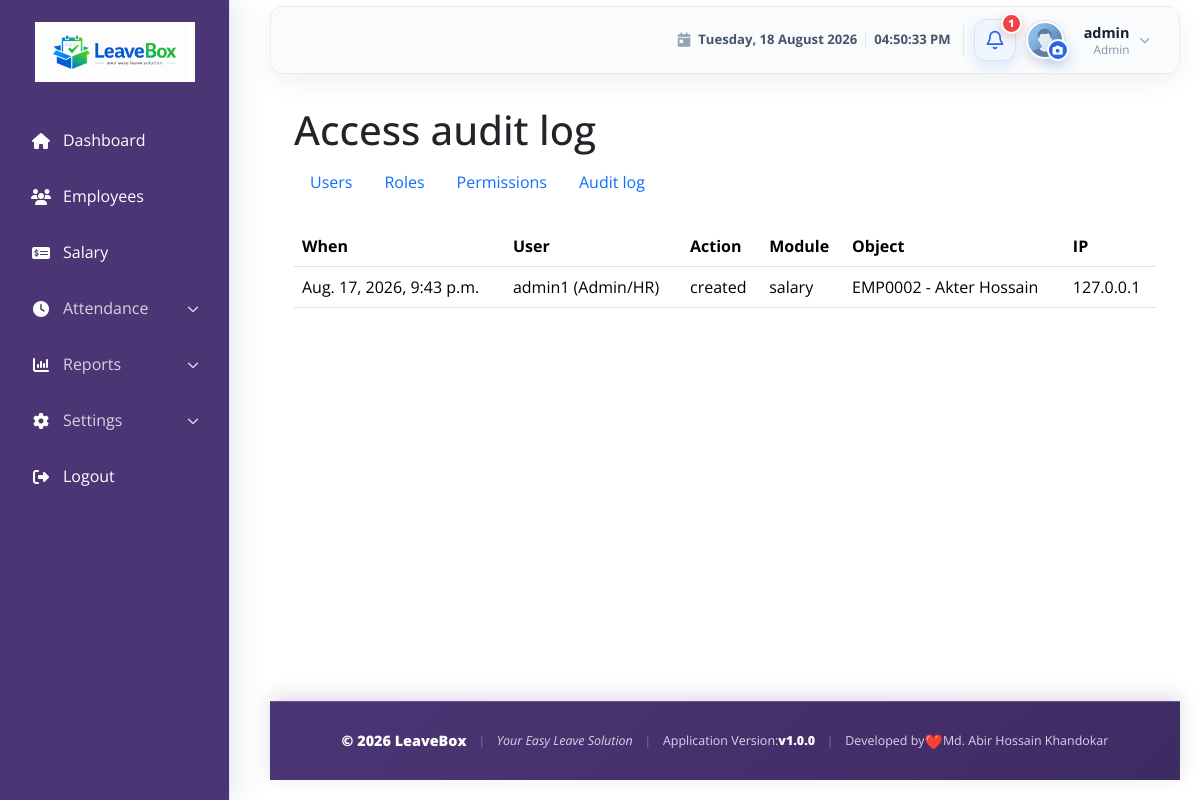
Screenshot of /accounts/access/audit/ (signed in) with the database file from the repository.
### accounts/models.py (models this page shows, shortened)
class User(AbstractUser):
    ROLE_CHOICES = (
        ('ADMIN', 'Admin/HR'),
        ('EMPLOYEE', 'Employee'),
    )
    role = models.CharField(max_length=10, choices=ROLE_CHOICES, default='EMPLOYEE')
    phone = models.CharField(max_length=15, blank=True, null=True)
    def __str__(self):
        return f"{self.username} ({self.get_role_display()})"
    class Meta:
        permissions = [
            ('manage_users', 'Can manage application users'),
            ('manage_roles', 'Can manage roles'),
            ('manage_permissions', 'Can assign roles and permissions'),
            ('access_settings', 'Can access application settings'),
            ('approve_leave', 'Can approve leave requests'),
            ('reject_leave', 'Can reject leave requests'),
            ('process_salary', 'Can process salary'),
            ('view_reports', 'Can view reports'),
            ('export_reports', 'Can export reports'),
        ]

class AuditLog(models.Model):
    actor = models.ForeignKey(
        User, null=True, blank=True, on_delete=models.SET_NULL,
        related_name='rbac_audit_events',
    )
    action = models.CharField(max_length=80)
    module = models.CharField(max_length=80)
    object_repr = models.CharField(max_length=255, blank=True)
    details = models.JSONField(default=dict, blank=True)
    ip_address = models.GenericIPAddressField(null=True, blank=True)
    created_at = models.DateTimeField(auto_now_add=True)
    class Meta:
        ordering = ('-created_at',)

### accounts/views.py (the view)
# urls.py: path('access/audit/', views.access_audit, name='access_audit'),
def access_audit(request):
    denied = _superuser_only(request)
    if denied:
        return denied
    return render(request, 'access/audit.html', {'events': AuditLog.objects.select_related('actor')[:200]})

### LAF/templatetags/navigation_tags.py (called while the page is built)
@register.simple_tag
def url_name_active(request, *url_names):
    resolver_match = getattr(request, 'resolver_match', None)
    current_url_name = getattr(resolver_match, 'url_name', None)
    return current_url_name in url_names

### accounts/context_processors.py (called while the page is built)
def session_timeout(request):
    if not request.user.is_authenticated:
        return {}
    return {
        "session_timeout_seconds": settings.SESSION_TIMEOUT_SECONDS,
        "session_warning_seconds": min(120, settings.SESSION_TIMEOUT_SECONDS),
    }

### accounts/views.py (called while the page is built)
def _superuser_only(request):
    if not request.user.is_authenticated:
        return redirect(f"{reverse('accounts:login')}?next={request.path}")
    if not request.user.is_superuser:
        raise PermissionDenied

### employees/context_processors.py (called while the page is built)
def current_profile_picture(request):
    default_avatar_url = static('images/avatar.png')
    profile_picture_url = default_avatar_url
    user = getattr(request, 'user', None)
    if user and user.is_authenticated:
        try:
            employee = Employee.objects.select_related('extended_profile').get(user=user)
            try:
                profile = employee.extended_profile
            except EmpProfile.DoesNotExist:
                profile = None
            if profile and profile.profile_picture:
                profile_picture_url = profile.profile_picture.url
        except Employee.DoesNotExist:
            pass
    return {
        'current_profile_picture_url': profile_picture_url,
        'default_avatar_url': default_avatar_url,
    }

def pending_leave_notifications(request):
    user = getattr(request, 'user', None)
    if not user or not user.is_authenticated:
        return {
            'pending_leave_count': 0,
            'recent_pending_leaves': (),
        }
    pending_leaves = LeaveRequest.objects.filter(status='PENDING')
    is_admin = user.is_superuser or user.is_staff or getattr(user, 'role', '') == 'ADMIN'
    if not is_admin:
        pending_leaves = pending_leaves.filter(employee__user=user)
    recent_pending_leaves = pending_leaves.select_related(
        'employee__user',
        'leave_type',
    ).order_by('-applied_at')[:5]
    return {
        'pending_leave_count': pending_leaves.count(),
        'recent_pending_leaves': recent_pending_leaves,
    }

### templates/access/audit.html
{% extends 'base/base.html' %}{% block content %}<div class="container py-4"><h1>Access audit log</h1>{% include 'access/_nav.html' %}<div class="table-responsive"><table class="table"><thead><tr><th>When</th><th>User</th><th>Action</th><th>Module</th><th>Object</th><th>IP</th></tr></thead><tbody>{% for event in events %}<tr><td>{{ event.created_at }}</td><td>{{ event.actor|default:'System' }}</td><td>{{ event.action }}</td><td>{{ event.module }}</td><td>{{ event.object_repr }}</td><td>{{ event.ip_address|default:'—' }}</td></tr>{% empty %}<tr><td colspan="6">No events.</td></tr>{% endfor %}</tbody></table></div></div>{% endblock %}

### templates/base/base.html (shortened to what this page needs)
{% load static navigation_tags %}
<!DOCTYPE html>
<html lang="en">
<head>
    <link rel="stylesheet" href="{% static 'css/bootstrap-5.3.2.min.css' %}">
    <link rel="stylesheet" href="https://cdnjs.cloudflare.com/ajax/libs/font-awesome/6.4.0/css/all.min.css">
    <link rel="stylesheet" href="{% static 'css/dashboard.css' %}">
    <link rel="stylesheet" href="{% static 'css/apply_leave.css' %}">
    <link rel="stylesheet" href="{% static 'css/footer.css' %}">
    <link rel="stylesheet" href="{% static 'css/session-timeout.css' %}">
</head>
<body>
    <div class="sidebar">
        <div class="sidebar-logo">
            <a href="{% url 'dashboard' %}" aria-label="LeaveBox dashboard">
                <img src="{% static 'images/leavebox-logo.png' %}" alt="LeaveBox Logo" class="site-logo">
            </a>
        </div>
        {% url_name_active request 'dashboard' 'adm_dashboard' 'emp_dashboard' as dashboard_active %}
        {% url_name_active request 'employee_list' 'employee_detail' 'employee_admin_edit' 'employee_admin_update' as employees_active %}
        {% url_name_active request 'salary_list' 'salary_add' 'salary_edit' as salary_active %}
        {% url_name_active request 'department_list' 'department_add' 'department_edit' 'department_delete' as departments_active %}
        {% url_name_active request 'designation_list' 'designation_add' 'designation_edit' 'designation_delete' as designations_active %}
        {% url_name_active request 'leave_type_list' 'leave_type_add' 'leave_type_edit' 'leave_type_delete' as leave_settings_active %}
        {% url_name_active request 'leave_apply' as leave_apply_active %}
        {% url_name_active request 'attendance_history' 'employee_daily_attendance_report' 'all_employees_daily_attendance_report' 'employee_range_attendance_report' as attendance_active %}
        {% url_name_active request 'leave_report' 'attendance_report' as reports_active %}
        <ul>
            <li{% if dashboard_active %} class="active"{% endif %}>
                <a href="{% url 'dashboard' %}">
                    <i class="fas fa-home"></i>
                    Dashboard
                </a>
            </li>
             {% if perms.employees.view_employee or perms.employees.view_empsalary or perms.accounts.view_reports or perms.accounts.access_settings %}
            {% if perms.employees.view_employee %}
            <li{% if employees_active %} class="active"{% endif %}>
                <a href="{% url 'employee_list' %}">
                    <i class="fas fa-users" role="img" aria-label="Employees"></i>
                    Employees
                </a>
            </li>
            {% endif %}
            {% if perms.employees.view_empsalary %}
            <li{% if salary_active %} class="active"{% endif %}>
                <a href="{% url 'salary_list' %}">
                    <i class="fas fa-money-check-dollar" role="img" aria-label="Salary"></i>
                    Salary
                </a>
            </li>
            {% endif %}
            {% if perms.accounts.view_reports %}
            <li class="sidebar-menu-group{% if attendance_active and request.resolver_match.url_name != 'attendance_history' %} active is-open{% endif %}">
                <button type="button" class="sidebar-menu-toggle" aria-expanded="{% if attendance_active %}true{% else %}false{% endif %}" aria-controls="attendanceReportsSubmenu">
                    <span><i class="fas fa-clock" aria-hidden="true"></i> Attendance</span><i class="fas fa-chevron-down sidebar-menu-chevron" aria-hidden="true"></i>
                </button>
            </li>
            <li class="sidebar-menu-group{% if reports_active %} active is-open{% endif %}">
                <button type="button" class="sidebar-menu-toggle" aria-expanded="{% if reports_active %}true{% else %}false{% endif %}" aria-controls="reportsSubmenu">
                    <span><i class="fas fa-chart-column" aria-hidden="true"></i> Reports</span>
                    <i class="fas fa-chevron-down sidebar-menu-chevron" aria-hidden="true"></i>
                </button>
            </li>
            {% endif %}
            {% if perms.accounts.access_settings %}
            <li class="sidebar-menu-group{% if departments_active or designations_active or leave_settings_active %} active is-open{% endif %}">
                <button
                    type="button"
                    class="sidebar-menu-toggle"
                    aria-expanded="{% if departments_active or designations_active or leave_settings_active %}true{% else %}false{% endif %}"
                    aria-controls="settingsSubmenu"
                >
                    <span>
                        <i class="fa-solid fa-gear" aria-hidden="true"></i>
                        Settings
                    </span>
                    <i class="fas fa-chevron-down sidebar-menu-chevron" aria-hidden="true"></i>
                </button>
            </li>
            {% endif %}
            {% endif %}
            <li>
                <a href="{% url 'accounts:logout' %}">
                    <i class="fas fa-sign-out-alt"></i>
                    Logout
                </a>
            </li>
        </ul>
    </div>
    <main class="content-wrapper dashboard-content-wrapper">
        <nav class="navbar navbar-expand-lg navbar-light dashboard-navbar mb-2">
            <div class="container-fluid">
                <div class="dashboard-profile-slot">
                    <div class="dashboard-navbar-date" aria-label="Current date and system time">
                        <i class="fas fa-calendar-day" aria-hidden="true"></i>
                        <span class="dashboard-navbar-date-full">{% now "l, d F Y" %}</span>
                        <time class="dashboard-navbar-time" id="dashboardSystemTime" aria-label="Current system time"></time>
                    </div>
                    <div class="dashboard-notification-dropdown">
                        <button class="dashboard-notification-button" type="button" id="notificationDropdown" aria-label="Notifications{% if pending_leave_count %}: {{ pending_leave_count }} pending leave request{{ pending_leave_count|pluralize }}{% endif %}" aria-haspopup="true" aria-expanded="false">
                            <svg class="dashboard-notification-icon" viewBox="0 0 24 24" aria-hidden="true">
                                <path d="M18 8a6 6 0 0 0-12 0c0 7-3 7-3 9h18c0-2-3-2-3-9"></path>
                                <path d="M13.73 21a2 2 0 0 1-3.46 0"></path>
                            </svg>
                            {% if pending_leave_count %}
                                <span class="dashboard-notification-badge" aria-hidden="true">{{ pending_leave_count }}</span>
                            {% endif %}
                        </button>
                    </div>
                    <div class="dropdown dashboard-profile-dropdown">
                        <div class="dashboard-avatar-control">
                            <a class="dashboard-avatar-link" href="{% url 'employee_profile_edit' %}" aria-label="Manage profile picture">
                                <span class="dashboard-avatar-wrap">
                                    <img src="{{ current_profile_picture_url|default:default_avatar_url }}" alt="{{ user.get_full_name|default:user.username }} profile picture" class="dashboard-avatar js-profile-avatar" onerror="this.onerror=null;this.src='{{ default_avatar_url }}';">
                                </span>
                            </a>
                            <button class="dashboard-avatar-camera" type="button" data-bs-toggle="modal" data-bs-target="#dashboardAvatarModal" aria-label="Change profile picture">
                                <i class="fas fa-camera" aria-hidden="true"></i>
                            </button>
                        </div>
                        <button class="dashboard-profile-trigger" type="button" id="userDropdown" aria-haspopup="true" aria-controls="userDropdownMenu" aria-expanded="false">
                            <span class="dashboard-profile-copy">
                                <strong>{{ user.get_full_name|default:user.username }}</strong>
                                <small>
                                    {% if user.employee_profile.designation %}
                                        {{ user.employee_profile.designation }}
                                    {% elif perms.employees.view_employee %}
                                        Admin
                                    {% else %}
                                        {{ user.get_role_display|default:"Employee" }}
                                    {% endif %}
                                </small>
                            </span>
                            <i class="fas fa-chevron-down dashboard-profile-chevron" aria-hidden="true"></i>
                        </button>
                    </div>
                </div>
            </div>
        </nav>
        <div class="container-fluid">
            {% block content %}{% endblock %}
        </div>
        {% include 'base/footer.html' %}
    </main>
</body>
</html>

### static/css/apply_leave.css (style rules this page uses)
:root { --leave-primary: #2563eb; --leave-primary-dark: #1d4ed8; --leave-accent: #14b8a6; --leave-ink: #172033; --leave-muted: #667085; --leave-border: #d9e2ef; --leave-soft: #f4f7fb; --leave-card: #ffffff; --leave-danger: #dc3545; --leave-danger-dark: #b4232f; --leave-danger-soft: #fff1f3; --leave-danger-border: #f4b8c0; --leave-shadow: 0 22px 55px rgba(15, 23, 42, 0.1); --leave-radius: 18px; }

### static/css/footer.css (style rules this page uses)
html, body { min-height: 100%; }
body { min-height: 100vh; }
.dashboard-content-wrapper { display: flex; min-height: 100vh; flex-direction: column; }
.dashboard-content-wrapper > .container-fluid { flex: 1 0 auto; }

### rows the page displays
User: get_full_name "admin"
AuditLog: created_at "Aug. 17, 2026, 9:43 p.m.", actor "admin1 (Admin/HR)", action "created", module "salary", object_repr "EMP0002 - Akter Hossain", ip_address "127.0.0.1"

### other values shown
{{ pending_leave_count }} "1"
